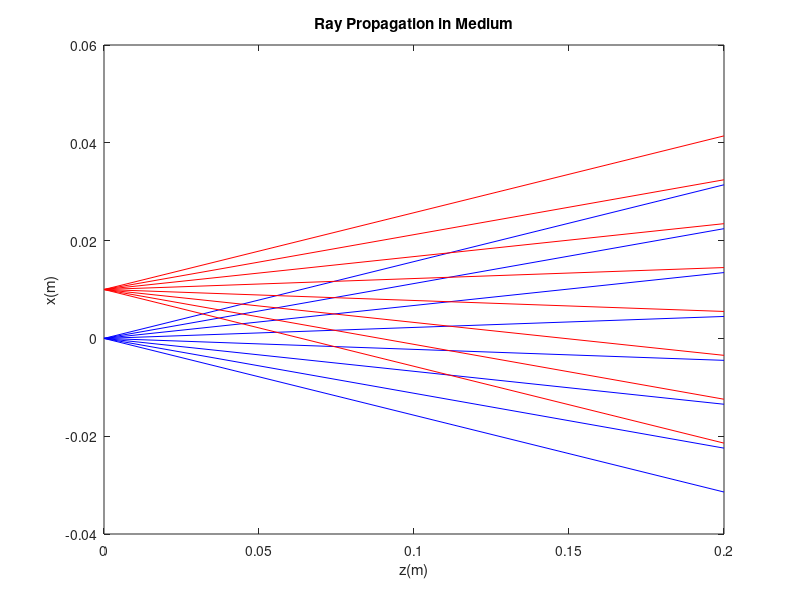
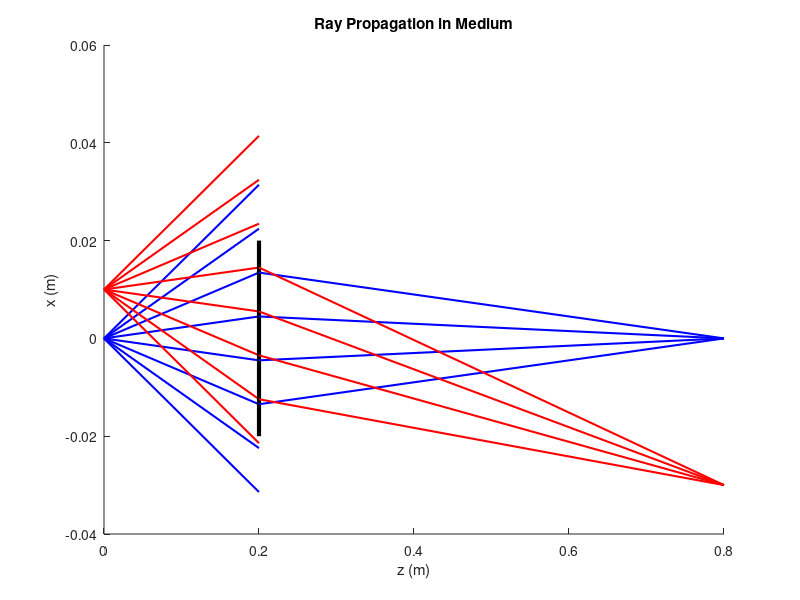

Reproduce these figures in MATLAB, in order.
% Ray Tracing
d=0.2; % total simulation distance
N_rays=8; % 8 rays per x
theta_x=linspace(-pi/20, pi/20,N_rays); % 8 values from -pi/20, pi/20

Ray_Blue=[zeros(1,N_rays);
           theta_x;
           zeros(1,N_rays);
           zeros(1,N_rays)]; % ray starting at x=0

Ray_Red=[repmat(0.01,1,N_rays);
           theta_x;
           zeros(1,N_rays);
           zeros(1,N_rays)]; % ray starting at x=0.01

rays_in=[Ray_Blue,Ray_Red]; % put them together for 4*16 matrix 

M_d=[1,d,0,0;
    0,1,0,0;
    0,0,1,d;
    0,0,0,1];  % from equation 6

rays_out=M_d*rays_in; % equation 7

ray_z = [zeros(1,size(rays_in,2)); d*ones(1,size(rays_in,2))];  % below is matrix plotting
plot(ray_z(:,1:8), [rays_in(1,1:8); rays_out(1,1:8)], 'b');
hold on;
plot(ray_z(:,9:16), [rays_in(1,9:16); rays_out(1,9:16)], 'r');
xlabel("z(m)")
ylabel("x(m)");
title("Ray Propagation in Medium");

f=0.15; % focal length of lens
r_lens=0.02; %radius of lens is 0.02m
M_f=[1,0,0,0;
    -1/f,1,0,0;
    0,0,1,0;
    0,0,-1/f,1];
d2=(1/f-1/d)^-1; % from equation 11, this ends at the focusing point
d2_extended=d2+0.1; % this is only for plotting a little distance over the focus point
M_d2=[1,d2,0,0;
    0,1,0,0;
    0,0,1,d2;
    0,0,0,1];  % from equation 6
rays_out_2=M_d2*M_f*M_d*rays_in; % equation 13

figure;
ray_z1=[zeros(1,16);d*ones(1,16)]; % plot from 0 to 0.2 first
hit_lens=(abs(rays_out(3,:))<=r_lens) & (abs(rays_out(1,:))<=r_lens);% find lens that hit the lens
hit_blue=find(hit_lens(1:8)); % blue rays index
hit_red=find(hit_lens(9:16))+8; % red rays index, index is 9-18 but

hold on; 
plot(ray_z1(:,1:8), [rays_in(1,1:8); rays_out(1,1:8)], 'b','LineWidth',1.5);% plot blue before lens
plot(ray_z1(:,9:16), [rays_in(1,9:16); rays_out(1,9:16)], 'r','LineWidth',1.5);% plot red before lens

plot([d,d],[-r_lens,r_lens], 'k','LineWidth',3); % plot the lens

ray_z2 = [d*ones(1,16); (d+d2)*ones(1,16)]; % plot from 0.2 to 0.2+d2
plot(ray_z2(:,hit_blue), [rays_out(1,hit_blue); rays_out_2(1,hit_blue)], 'b','LineWidth',1.5); % plot blue after lens, only keeping the hit ray
plot(ray_z2(:,hit_red), [rays_out(1,hit_red); rays_out_2(1,hit_red)], 'r','LineWidth',1.5); % same with above, only keep hit ray
xlabel('z (m)'); ylabel('x (m)');
title("Ray Propagation in Medium");